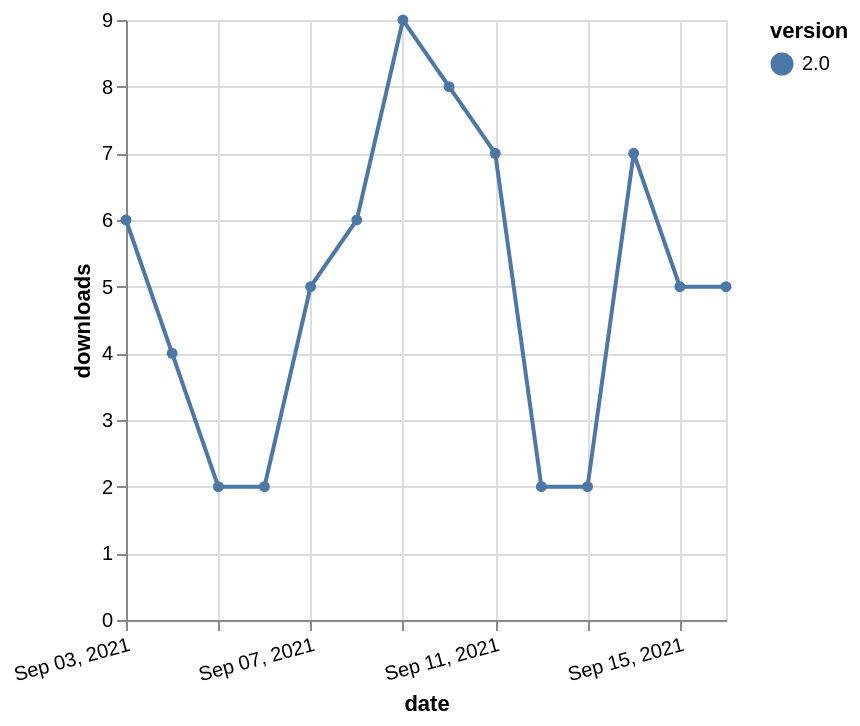

Describe this chart as a Vega-Lite specification.
### Vega-Lite specification from a JSON file in a GitHub repository (floating-point values rounded to 4 significant figures)
{"$schema": "https://vega.github.io/schema/vega-lite/v5.json", "description": "A simple bar chart with embedded data.", "data": {"values": [{"date": "2021-09-03", "total": 7051, "delta": 6, "version": "2.0"}, {"date": "2021-09-04", "total": 7055, "delta": 4, "version": "2.0"}, {"date": "2021-09-05", "total": 7057, "delta": 2, "version": "2.0"}, {"date": "2021-09-06", "total": 7059, "delta": 2, "version": "2.0"}, {"date": "2021-09-07", "total": 7064, "delta": 5, "version": "2.0"}, {"date": "2021-09-08", "total": 7070, "delta": 6, "version": "2.0"}, {"date": "2021-09-09", "total": 7079, "delta": 9, "version": "2.0"}, {"date": "2021-09-10", "total": 7087, "delta": 8, "version": "2.0"}, {"date": "2021-09-11", "total": 7094, "delta": 7, "version": "2.0"}, {"date": "2021-09-12", "total": 7096, "delta": 2, "version": "2.0"}, {"date": "2021-09-13", "total": 7098, "delta": 2, "version": "2.0"}, {"date": "2021-09-14", "total": 7105, "delta": 7, "version": "2.0"}, {"date": "2021-09-15", "total": 7110, "delta": 5, "version": "2.0"}, {"date": "2021-09-16", "total": 7115, "delta": 5, "version": "2.0"}]}, "width": "container", "mark": {"type": "line", "point": {"filled": true}}, "encoding": {"x": {"field": "date", "type": "temporal", "timeUnit": "yearmonthdate", "title": "date", "axis": {"labelAngle": -15}}, "y": {"field": "delta", "type": "quantitative", "title": "downloads"}, "color": {"field": "version", "type": "nominal"}, "tooltip": {"field": "delta"}}}
